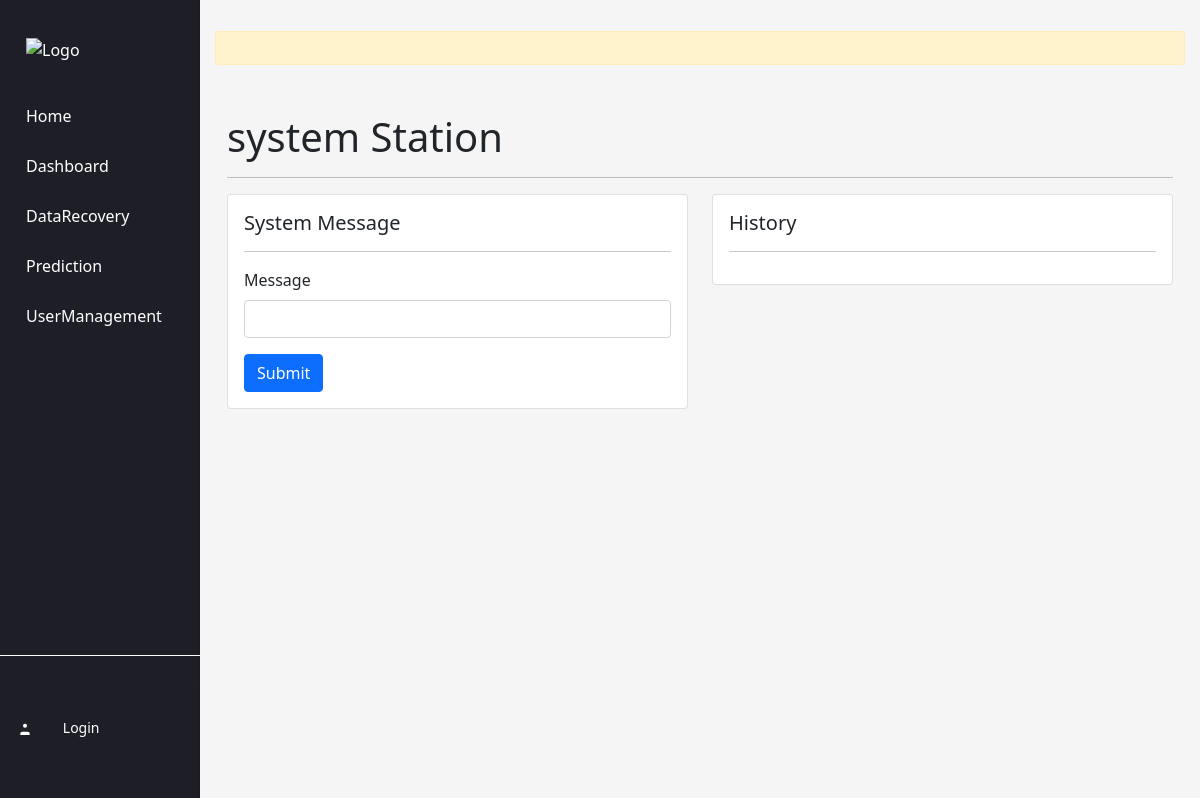
The app's page /chat/, older data.
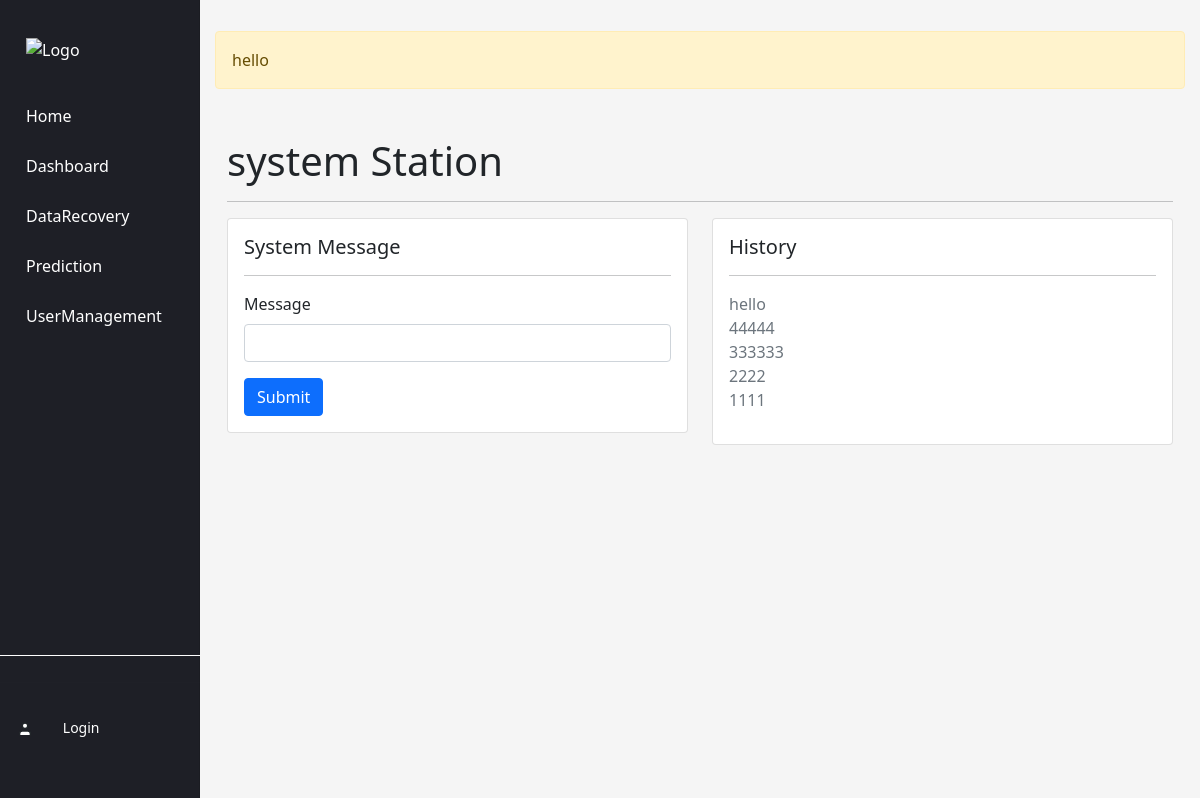
The same page, newer data.
### disaster_chat/models.py (models this page shows)
class Message(models.Model):
    id = models.AutoField(primary_key=True)
    message = models.TextField()
    class Meta:
        db_table = 'disaster_message'

### disaster_chat/views.py (the view)
# urls.py: path('', views.index, name='index'),
def index(request):
    message_obj = get_message_obj(request)
    return render(request, 'disaster_chat/index.html', {'message_obj': message_obj})

### disaster_chat/views.py (called while the page is built)
def get_message_obj(request):
    message_obj = Message.objects.order_by('-id')
    return message_obj

### disaster_chat/templates/disaster_chat/index.html (shortened to what this page needs)
{% include 'common/header.html' %} {% include 'common/nav.html' %}
<div class="main-content">
    <div class="alert alert-warning mt-3" role="alert">
       {{message_obj.0.message}}
    </div>
    <div class="container mt-5">
        <h1>system Station</h1>
        <hr>
        <div class="row">
            <div class="col-md-6">
                <div class="card">
                    <form method="get" action="{% url 'message_submit' %}">
                        <div class="card-body">
                            <h5 class="card-title">System Message</h5>
                            <hr>
                            <div class="mb-3">
                                <label for="question" class="form-label">Message</label>
                                <input type="text" class="form-control" name="message">
                            </div>
                            <button type="submit" class="btn btn-primary">Submit</button>
                        </div>
                    </form>
                </div>
            </div>
            <div class="col-md-6">
                <div class="card">
                    <div class="card-body">
                        <h5 class="card-title">History</h5>
                        <hr>
                        <div class="text-muted mb-3">
                            {% for message in message_obj %}
                            <span>{{ message.message }}</span><br>
                            {% endfor %}
                        </div>
                    </div>
                </div>
            </div>
        </div>
    </div>
</div>

Row changes from the older to the newer data that the page shows:
added Message: message "hello"
added Message: message "44444"
added Message: message "333333"
added Message: message "2222"
added Message: message "1111"
